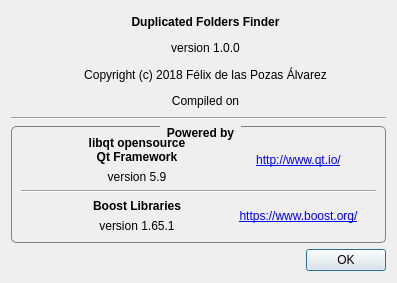
<?xml version="1.0" encoding="UTF-8"?>
<ui version="4.0">
 <class>AboutDialog</class>
 <widget class="QDialog" name="AboutDialog">
  <property name="geometry">
   <rect>
    <x>0</x>
    <y>0</y>
    <width>397</width>
    <height>283</height>
   </rect>
  </property>
  <property name="minimumSize">
   <size>
    <width>397</width>
    <height>283</height>
   </size>
  </property>
  <property name="maximumSize">
   <size>
    <width>397</width>
    <height>283</height>
   </size>
  </property>
  <property name="windowTitle">
   <string>About...</string>
  </property>
  <property name="windowIcon">
   <iconset resource="resources/resources.qrc">
    <normaloff>:/Duplicates/folder.svg</normaloff>:/Duplicates/folder.svg</iconset>
  </property>
  <layout class="QVBoxLayout" name="verticalLayout">
   <item>
    <layout class="QVBoxLayout" name="verticalLayout_2">
     <item>
      <layout class="QHBoxLayout" name="horizontalLayout" stretch="0,0,0,0">
       <item>
        <spacer name="horizontalSpacer">
         <property name="orientation">
          <enum>Qt::Horizontal</enum>
         </property>
         <property name="sizeHint" stdset="0">
          <size>
           <width>40</width>
           <height>20</height>
          </size>
         </property>
        </spacer>
       </item>
       <item>
        <widget class="QLabel" name="label">
         <property name="maximumSize">
          <size>
           <width>64</width>
           <height>64</height>
          </size>
         </property>
         <property name="text">
          <string/>
         </property>
         <property name="pixmap">
          <pixmap resource="resources/resources.qrc">:/Duplicates/folder.svg</pixmap>
         </property>
         <property name="scaledContents">
          <bool>true</bool>
         </property>
         <property name="alignment">
          <set>Qt::AlignCenter</set>
         </property>
        </widget>
       </item>
       <item>
        <layout class="QVBoxLayout" name="verticalLayout_3">
         <item>
          <widget class="QLabel" name="label_2">
           <property name="font">
            <font>
             <weight>75</weight>
             <bold>true</bold>
            </font>
           </property>
           <property name="text">
            <string>Duplicated Folders Finder</string>
           </property>
           <property name="alignment">
            <set>Qt::AlignCenter</set>
           </property>
          </widget>
         </item>
         <item>
          <widget class="QLabel" name="m_version">
           <property name="text">
            <string>version 1.0.0</string>
           </property>
           <property name="alignment">
            <set>Qt::AlignCenter</set>
           </property>
          </widget>
         </item>
         <item>
          <widget class="QLabel" name="label_4">
           <property name="text">
            <string>Copyright (c) 2018 Félix de las Pozas Álvarez</string>
           </property>
           <property name="alignment">
            <set>Qt::AlignCenter</set>
           </property>
          </widget>
         </item>
         <item>
          <widget class="QLabel" name="m_compilationDate">
           <property name="text">
            <string>Compiled on</string>
           </property>
           <property name="alignment">
            <set>Qt::AlignCenter</set>
           </property>
          </widget>
         </item>
        </layout>
       </item>
       <item>
        <spacer name="horizontalSpacer_2">
         <property name="orientation">
          <enum>Qt::Horizontal</enum>
         </property>
         <property name="sizeHint" stdset="0">
          <size>
           <width>40</width>
           <height>20</height>
          </size>
         </property>
        </spacer>
       </item>
      </layout>
     </item>
     <item>
      <widget class="Line" name="line">
       <property name="orientation">
        <enum>Qt::Horizontal</enum>
       </property>
      </widget>
     </item>
     <item>
      <widget class="QGroupBox" name="groupBox">
       <property name="font">
        <font>
         <weight>75</weight>
         <bold>true</bold>
        </font>
       </property>
       <property name="styleSheet">
        <string notr="true">QGroupBox {
    border: 1px solid gray;
    border-radius: 5px;
    margin-top: 2ex;
}

QGroupBox::title {
    subcontrol-origin: margin;
    subcontrol-position: top center; /* position at the top center */
    padding: 0px 5px;
}</string>
       </property>
       <property name="title">
        <string>Powered by</string>
       </property>
       <property name="alignment">
        <set>Qt::AlignHCenter|Qt::AlignTop</set>
       </property>
       <property name="flat">
        <bool>false</bool>
       </property>
       <layout class="QVBoxLayout" name="verticalLayout_11">
        <item>
         <layout class="QHBoxLayout" name="horizontalLayout_7">
          <property name="topMargin">
           <number>0</number>
          </property>
          <item>
           <widget class="QLabel" name="label_3">
            <property name="maximumSize">
             <size>
              <width>32</width>
              <height>32</height>
             </size>
            </property>
            <property name="text">
             <string/>
            </property>
            <property name="pixmap">
             <pixmap resource="resources/resources.qrc">:/Duplicates/qt.ico</pixmap>
            </property>
            <property name="scaledContents">
             <bool>true</bool>
            </property>
           </widget>
          </item>
          <item>
           <layout class="QVBoxLayout" name="verticalLayout_4">
            <item>
             <widget class="QLabel" name="label_26">
              <property name="font">
               <font>
                <weight>75</weight>
                <bold>true</bold>
               </font>
              </property>
              <property name="text">
               <string>libqt opensource
Qt Framework</string>
              </property>
              <property name="alignment">
               <set>Qt::AlignCenter</set>
              </property>
             </widget>
            </item>
            <item>
             <widget class="QLabel" name="label_27">
              <property name="text">
               <string>version 5.9</string>
              </property>
              <property name="alignment">
               <set>Qt::AlignCenter</set>
              </property>
             </widget>
            </item>
           </layout>
          </item>
          <item>
           <widget class="QLabel" name="label_7">
            <property name="text">
             <string>&lt;a href=&quot;http://www.qt.io/&quot;&gt;http://www.qt.io/&lt;/a&gt;</string>
            </property>
            <property name="alignment">
             <set>Qt::AlignCenter</set>
            </property>
            <property name="openExternalLinks">
             <bool>true</bool>
            </property>
           </widget>
          </item>
         </layout>
        </item>
        <item>
         <widget class="Line" name="line_2">
          <property name="orientation">
           <enum>Qt::Horizontal</enum>
          </property>
         </widget>
        </item>
        <item>
         <layout class="QHBoxLayout" name="horizontalLayout_2">
          <item>
           <widget class="QLabel" name="label_6">
            <property name="maximumSize">
             <size>
              <width>32</width>
              <height>32</height>
             </size>
            </property>
            <property name="text">
             <string/>
            </property>
            <property name="pixmap">
             <pixmap resource="resources/resources.qrc">:/Duplicates/boost.ico</pixmap>
            </property>
            <property name="scaledContents">
             <bool>true</bool>
            </property>
           </widget>
          </item>
          <item>
           <layout class="QVBoxLayout" name="verticalLayout_5">
            <item>
             <widget class="QLabel" name="label_9">
              <property name="font">
               <font>
                <weight>75</weight>
                <bold>true</bold>
               </font>
              </property>
              <property name="text">
               <string>Boost Libraries</string>
              </property>
              <property name="alignment">
               <set>Qt::AlignCenter</set>
              </property>
             </widget>
            </item>
            <item>
             <widget class="QLabel" name="label_10">
              <property name="text">
               <string>version 1.65.1</string>
              </property>
              <property name="alignment">
               <set>Qt::AlignCenter</set>
              </property>
             </widget>
            </item>
           </layout>
          </item>
          <item>
           <widget class="QLabel" name="label_8">
            <property name="text">
             <string>&lt;a href=&quot;https://www.boost.org/&quot;&gt;https://www.boost.org/&lt;/a&gt;</string>
            </property>
            <property name="alignment">
             <set>Qt::AlignCenter</set>
            </property>
            <property name="openExternalLinks">
             <bool>true</bool>
            </property>
           </widget>
          </item>
         </layout>
        </item>
       </layout>
      </widget>
     </item>
    </layout>
   </item>
   <item>
    <widget class="QDialogButtonBox" name="buttonBox">
     <property name="maximumSize">
      <size>
       <width>575</width>
       <height>23</height>
      </size>
     </property>
     <property name="orientation">
      <enum>Qt::Horizontal</enum>
     </property>
     <property name="standardButtons">
      <set>QDialogButtonBox::Ok</set>
     </property>
    </widget>
   </item>
  </layout>
 </widget>
 <resources>
  <include location="resources/resources.qrc"/>
 </resources>
 <connections>
  <connection>
   <sender>buttonBox</sender>
   <signal>accepted()</signal>
   <receiver>AboutDialog</receiver>
   <slot>accept()</slot>
   <hints>
    <hint type="sourcelabel">
     <x>248</x>
     <y>254</y>
    </hint>
    <hint type="destinationlabel">
     <x>157</x>
     <y>274</y>
    </hint>
   </hints>
  </connection>
  <connection>
   <sender>buttonBox</sender>
   <signal>rejected()</signal>
   <receiver>AboutDialog</receiver>
   <slot>reject()</slot>
   <hints>
    <hint type="sourcelabel">
     <x>316</x>
     <y>260</y>
    </hint>
    <hint type="destinationlabel">
     <x>286</x>
     <y>274</y>
    </hint>
   </hints>
  </connection>
 </connections>
</ui>
